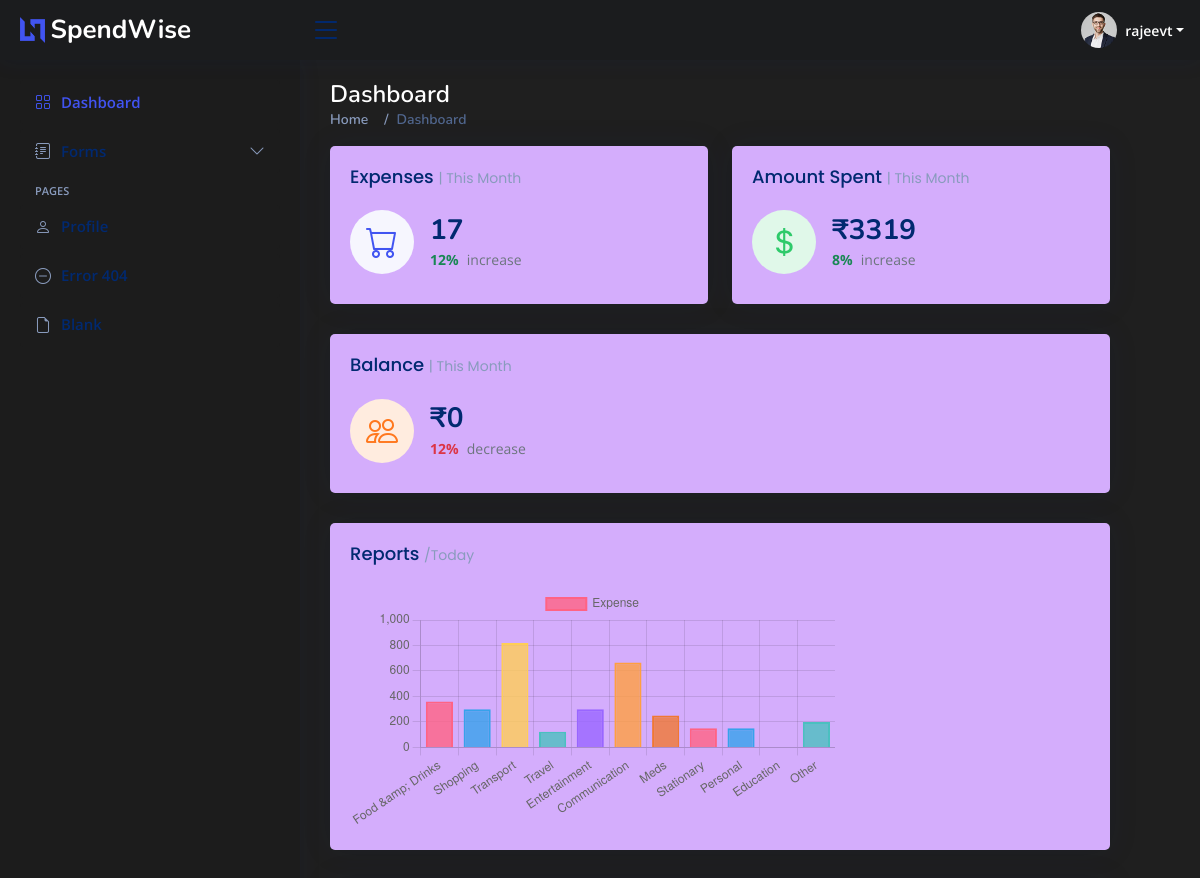
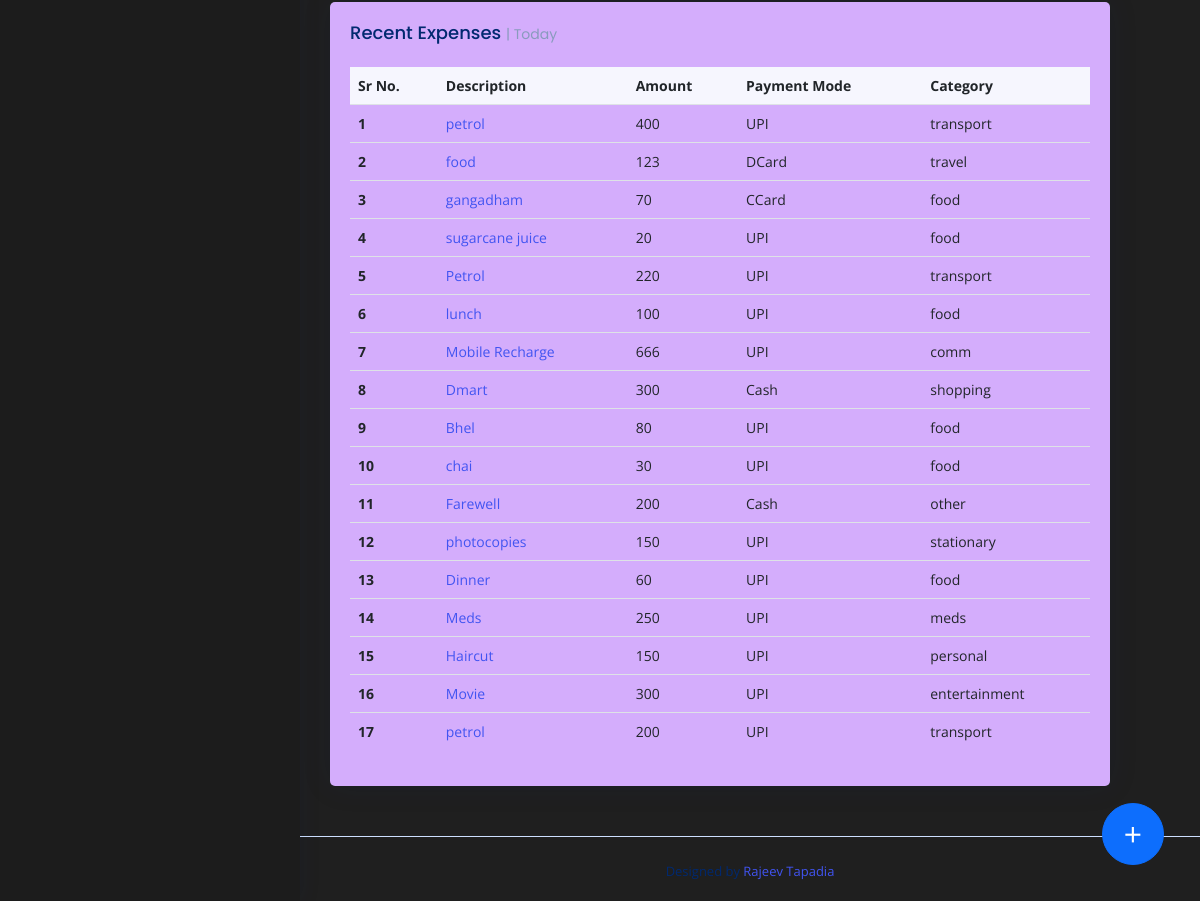
/profile/1 (signed in), run on an earlier commit of the app's database (2 pictures, top to bottom).
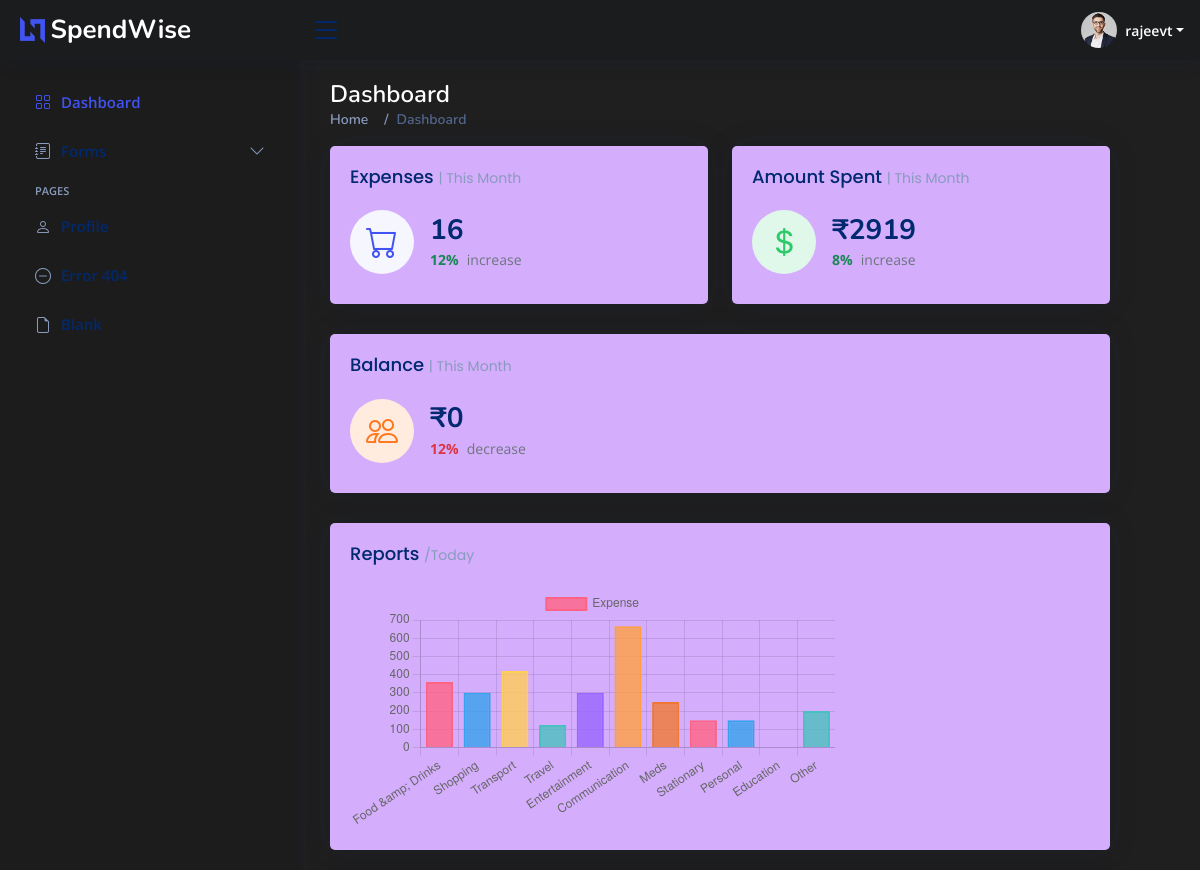
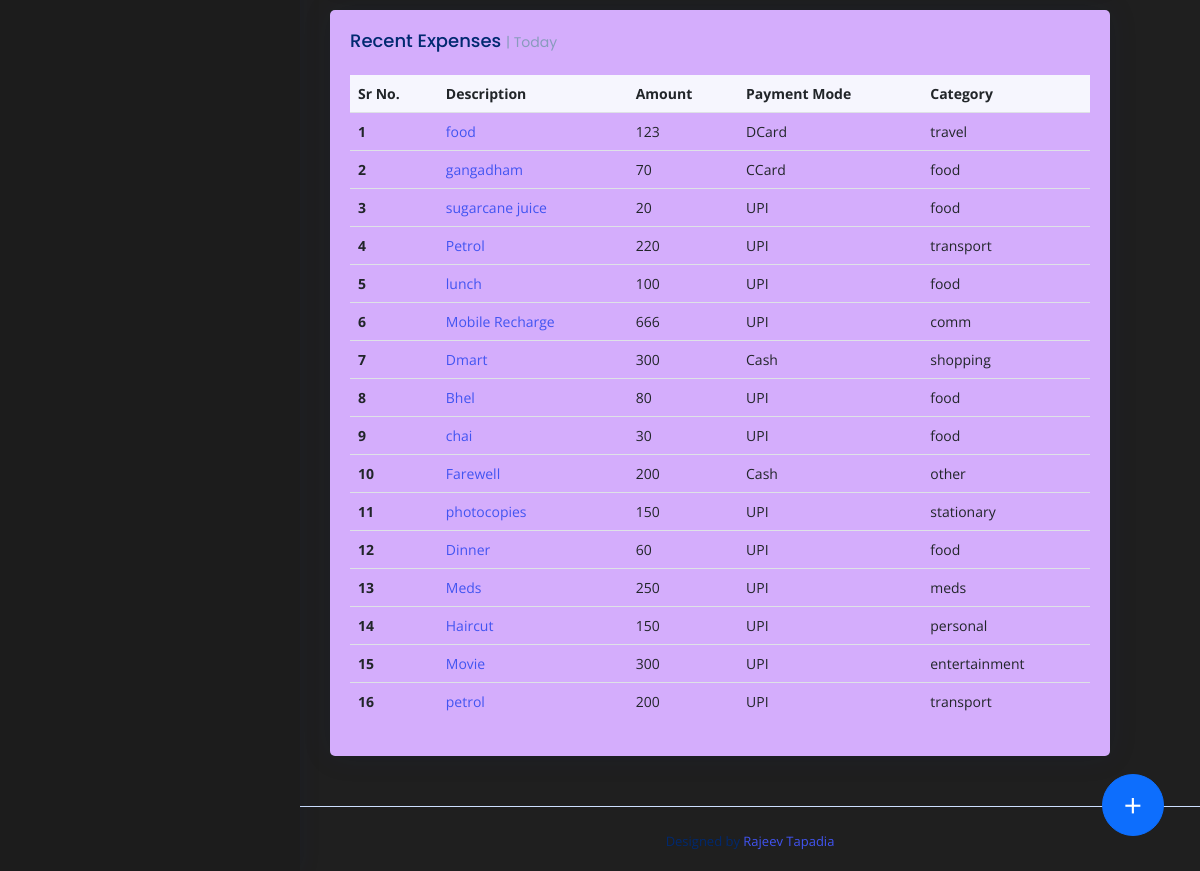
And on a later commit of the database (2 pictures, top to bottom).
### app/models.py (models this page shows, shortened)
class Expense(models.Model):
    PAYMENT_MODE_CHOICES = [
        ("UPI", "UPI"),
        ("Cash", "Cash"),
        ("DCard", "Debit Card"),
        ("CCard", "Credit Card"),
    ]
    CATEGORY_CHOICES = [
        ("food", "Food & Drinks"),
        ("shopping", "Shopping"),
        ("transport", "Transport"),
        ("travel", "Travel"),
        ("entertainment", "Entertainment"),
        ("comm", "Communication"),
        ("meds", "Meds"),
        ("stationary", "Stationary"),
        ("personal", "Personal"),
        ("edun", "Education"),
        ("other", "Other"),
    ]
    profile = models.ForeignKey(User, on_delete=models.CASCADE)
    description = models.CharField(max_length=30, blank=True)
    amount = models.IntegerField(blank=False)
    date = models.DateField(default=datetime.now)
    payment_mode = models.CharField(choices=PAYMENT_MODE_CHOICES, blank=False, max_length=6)
    category = models.CharField(choices=CATEGORY_CHOICES, max_length=15)
    def sum(self, category, user):
        sum = 0
        if category == 'all':
            for expense in self.objects.filter(profile=user):
                sum += expense.amount
        else:
            for expense in self.objects.filter(profile=user, category=category):
                sum += expense.amount
        return sum
    class Meta:
        pass

### app/views.py (the view)
# urls.py: path('profile/<str:pk>', views.profile, name='profile'),
@login_required(login_url='login')
@cache_control(no_cache=True, must_revalidate=True, no_store=True)
def profile(request, pk):
    if request.method == "POST":
        form = ExpenseFormV2(request.POST)
        form.instance.profile = request.user
        if form.is_valid():
            form.save()
            return redirect('/profile/' + request.user.username)
    else:
        form = ExpenseFormV2()
    totalAmountSpent = Expense.sum(Expense, 'all', request.user)
    noOfExp = Expense.objects.count() - 3
    categorySumList = []
    for value, name in Expense.CATEGORY_CHOICES:
        categorySumList.append(Expense.sum(Expense, value, request.user))
    balence = request.user.profile.balence
    context = {'usr': request.user.username,
               'form':form,
               'expList':Expense.objects.filter(profile=request.user.id),
               'Expense': Expense,
               'categorySumList':categorySumList,
               'totalAmountSpent':totalAmountSpent,
               'noOfExp':noOfExp,
               'balence':balence,}
    return render(request, 'dashboard.html', context)

### app/templates/dashboard.html (shortened to what the changed rows need)
<!DOCTYPE html>
<html lang="en">
{% load static %}
<head>
  <link href="{% static 'assets/css/customCss.css' %}" rel="stylesheet">
  <link rel="stylesheet" href="https://cdn.jsdelivr.net/npm/bootstrap@4.0.0/dist/css/bootstrap.min.css"
>
  <link href="{% static 'assets/vendor/bootstrap/css/bootstrap.min.css' %}" rel="stylesheet">
  <link href="{% static 'assets/vendor/bootstrap-icons/bootstrap-icons.css' %}" rel="stylesheet">
  <link href="{% static 'assets/css/style.css' %}" rel="stylesheet">
</head>
<body>
  <main id="main" class="main">
    <div class="pagetitle">
      <h1>Dashboard</h1>
    </div>
    <section class="section dashboard">
      <div>
        <div class="row">
          <div class="col-xxl-4 col-md-6">
            <div class="card info-card sales-card">
              <div class="card-body">
                <div class="d-flex align-items-center">
                  <div class="ps-3">
                    <h6>{{ noOfExp }}</h6>
                    <span class="text-success small pt-1 fw-bold">12%</span> <span
                      class="text-muted small pt-2 ps-1">increase</span>
                  </div>
                </div>
              </div>
            </div>
          </div>
          <div class="col-xxl-4 col-md-6">
            <div class="card info-card revenue-card">
              <div class="card-body">
                <div class="d-flex align-items-center">
                  <div class="ps-3">
                    <h6>₹{{totalAmountSpent}}</h6>
                    <span class="text-success small pt-1 fw-bold">8%</span> <span
                      class="text-muted small pt-2 ps-1">increase</span>
                  </div>
                </div>
              </div>
            </div>
          </div>
          <div class="col-12">
            <div class="card">
              <div class="card-body">
                <div class="row mt-2">
                  <div class="col-md-8">
                    <div>
                      <canvas id="myChart"></canvas>
                    </div>
                    <script>
                      var ctx = document.getElementById('myChart').getContext('2d');
                      var myChart = new Chart(ctx, {
                        type: 'bar',
                        data: {
                          labels: [{% for value, name  in Expense.CATEGORY_CHOICES %}  '{{ name }}',  {% endfor %}],
                      datasets: [{
                        label: 'Expense',
                        data: [{% for categorySum in categorySumList %}  {{ categorySum }}, {% endfor %}],
                        backgroundColor: [
                          'rgba(255, 99, 132, 0.8)',
                          'rgba(54, 162, 235, 0.8)',
                          'rgba(255, 206, 86, 0.8)',
                          'rgba(75, 192, 192, 0.8)',
                          'rgba(153, 102, 255, 0.8)',
                          'rgba(255, 159, 64, 0.8)',
                          'rgba(240, 120, 50, 0.8)',
                        ],
                          borderColor: [
                            'rgba(255, 99, 132, 1)',
                            'rgba(54, 162, 235, 1)',
                            'rgba(255, 206, 86, 1)',
                            'rgba(75, 192, 192, 1)',
                            'rgba(153, 102, 255, 1)',
                            'rgba(255, 159, 64, 1)',
                            'rgba(240, 120, 50, 1)',
                          ],
                            borderWidth: 2
                          }]
                      },
                      options: {
                        scales: {
                          y: {
                            beginAtZero: true
                          }
                        }
                      }
                  });
                    </script>
                  </div>
                </div>
              </div>
            </div>
          </div>
          <div class="col-12">
            <div class="card recent-sales overflow-auto">
              <div class="card-body">
                <table class="table table-borderless datatable">
                  <thead>
                    <tr>
                      <th scope="col">Sr No.</th>
                      <th scope="col">Description</th>
                      <th scope="col">Amount</th>
                      <th scope="col">Payment Mode</th>
                      <th scope="col">Category</th>
                    </tr>
                  </thead>
                  <tbody>
                    {% for expense in expList %}
                    <tr>
                      <th scope="row">{{ forloop.counter }}</th>
                      <td><a href="{{usr}}/{{ expense.id }}">{{ expense.description }}</a></td>
                      <td>{{ expense.amount }}</td>
                      <td>{{ expense.payment_mode }}</td>
                      <td>{{ expense.category }}</td>
                    </tr>
                    {% endfor %}
                  </tbody>
                </table>
              </div>
            </div>
          </div>
        </div>
      </div>
    </section>
  </main>
</body>
</html>

What changed in the data, as far as the page shows it:
removed Expense: description "petrol", amount "400", payment_mode "UPI", category "transport"
Also different on the page:
{{ noOfExp }}: "17" → "16"
{{ totalAmountSpent }}: "3319" → "2919"
chart data {{ categorySum }}: 360, 300, 820, 123, 300, 666, 250, 150, 150, 0, 200 → 360, 300, 420, 123, 300, 666, 250, 150, 150, 0, 200
